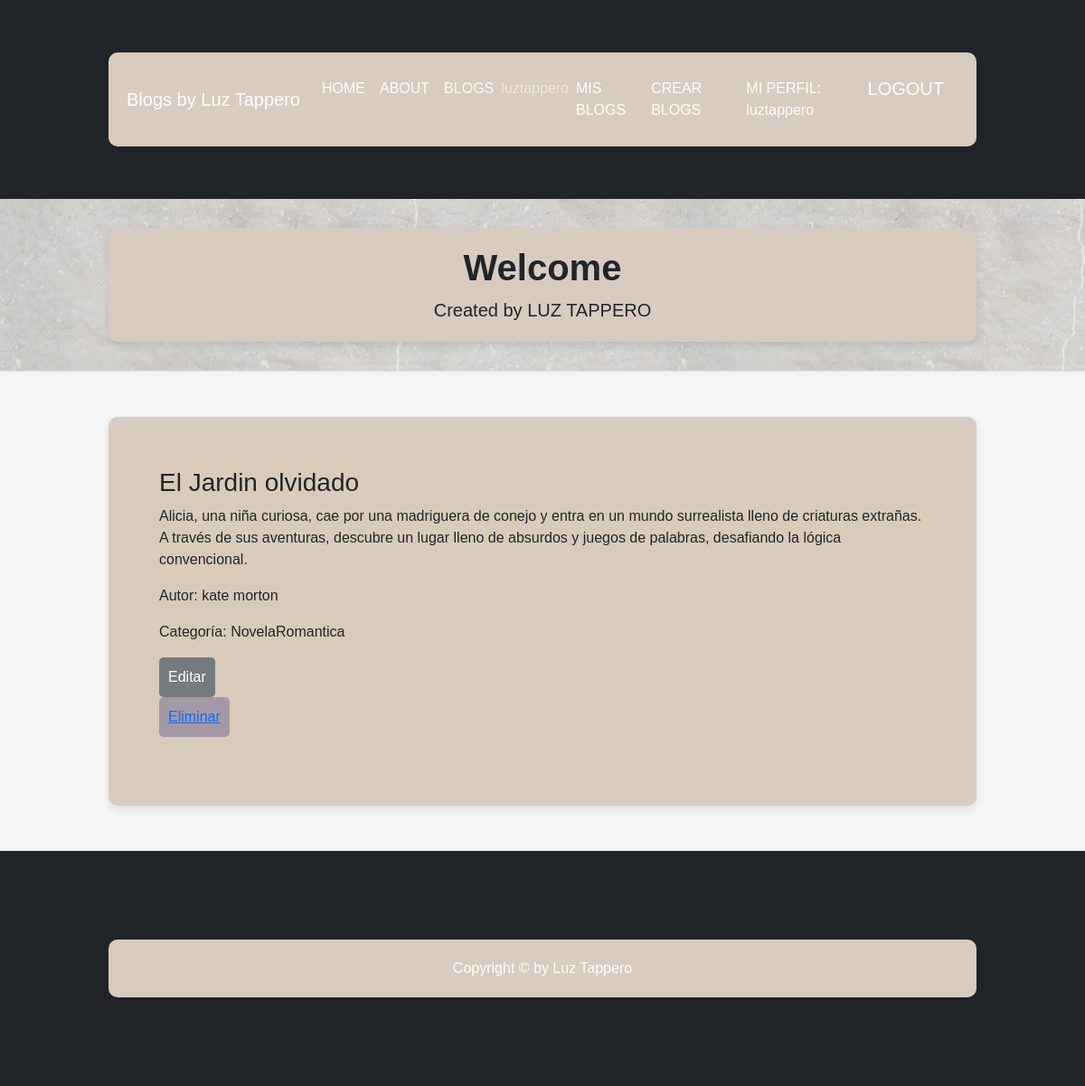
/mis_blog_list/1/ (signed in), run on the app's committed database.
### Blog/models.py (models this page shows, shortened)
class Blog(models.Model):
    titulo= models.CharField(max_length=255)
    descripcion= models.CharField(max_length=5000)
    autor=models.CharField(max_length=255)
    categoria= models.CharField(max_length=255)
    usuario= models.ForeignKey(User, on_delete= models.CASCADE)

### Blog/views.py (the view)
# urls.py: path('mis_blog_list/<id>/', views.MisBlogList, name= 'mis_blog_list'),
@login_required
def MisBlogList(request, id=None):
    if id:
        user = User.objects.get(id=id)
        mis_blogs = Blog.objects.filter(usuario= user).all()
        context= {'blogs': mis_blogs}
        return render (request, 'Blog/mis_blog_list.html', context)
    else:
        return HttpResponse("ID no proporcionado en la URL.")

### Blog/templates/Blog/mis_blog_list.html (shortened to what this page needs)
{% extends 'Blog/blog.html' %}
{% block contenidoQueCambia %}
    <div class="blog-container">
        {% if blogs %}
            <ul class="blog-list">
                {% for blog in blogs %}
                    <li class="blog-item">
                        <div>
                            <h3>{{ blog.titulo }}</h3>
                            <p>{{ blog.descripcion }}</p>
                            <p>Autor: {{ blog.autor }}</p>
                            <p>Categoría: {{ blog.categoria }}</p>
                            <div class="buttons-container">
                                <form action="{% url 'blog_update' blog.pk %}" method="POST">
                                    <button type="submit" class="edit-button">Editar</button>
                                </form>
                                <button class="delete-button">
                                    <a href="{% url 'blog_delete' blog.pk%}">Eliminar</a>
                                </button>
                            </div>
                        </div>
                    </li>
                {% endfor %}
            </ul>
        {% else %}
        <h1>No existen blogs en la BBDD</h1>
        {% endif %}
    </div>
{% endblock %}

### Home/templates/Home/navbar.html (shortened to what this page needs)
 <nav class="navbar navbar-expand-lg navbar-dark bg-dark">
    <div class="container">
        <a class="navbar-brand" href="#!">Blogs by Luz Tappero</a>
        <div class="collapse navbar-collapse" id="navbarSupportedContent">
            <ul class="navbar-nav ms-auto mb-2 mb-lg-0">
                <li class="nav-item"><a class="nav-link active" href="{% url 'Home' %}">HOME</a></li>
                <li class="nav-item"><a class="nav-link active" href="{% url 'about_me' %}">ABOUT</a></li>
                <li class="nav-item"><a class="nav-link active" href="{% url 'blog_list' %}">BLOGS</a></li>
                {% if user.is_authenticated %}
                    <span class="navbar-text"> {{user.username}}</span>
                    <li class="nav-item"><a class="nav-link active" href="{% url 'mis_blog_list' id=user.id %}">MIS BLOGS</a></li>
                    <li class="nav-item"><a class="nav-link active" aria-current="page" href="{% url 'blog_create' %}">CREAR BLOGS</a></li>
                    <li class="nav-item"><a class="nav-link active" href="{% url 'profile' id=user.id %}">MI PERFIL: {{user.username}}</a></li>
                    <a class = "navbar-brand" href="{% url 'logout' %}">LOGOUT</a>
                {% else %}
                    <a class = "navbar-brand" href="{% url 'login' %}">LOGIN</a>
                    <a class = "navbar-brand" href="{% url 'registro' %}">SIGNIN</a>
                {% endif %}
            </ul>
        </div>
    </div>
</nav>

### Blog/templates/Blog/blog.html (style rules this page uses)
body { font-family: 'Arial', sans-serif; background-color: #f5f5f5; margin: 0; padding: 0; }
.container { background-color: #d8cbbf; border-radius: 10px; box-shadow: 0 4px 8px rgba(0, 0, 0, 0.1); margin: 50px auto; padding: 20px; width: 80%; }

### Blog/templates/Blog/mis_blog_list.html (style rules this page uses)
.blog-container { background-color: rgba(216, 203, 186, 0.774); padding: 20px; }
.blog-list { list-style: none; padding: 0; }
.blog-item { margin-bottom: 20px; border: 1px solid #ccc; padding: 15px; border-radius: 5px; text-align: left; }
.edit-button, .delete-button { padding: 10px; border: none; border-radius: 5px; cursor: pointer; margin-right: 10px; }
.edit-button { background-color: #757a7e; color: white; }
.delete-button { background-color: #a498a7; color: white; }
.buttons-container { margin-top: 10px; }

### data on the page
Blog: titulo "El Jardin olvidado", descripcion "Alicia, una niña curiosa, cae por una madriguera de conejo y entra en un mundo surrealista lleno de criaturas extrañas. A través de sus aventuras, descubre un lugar lleno de absurdos y juegos de palabras, desafiando la lógica convencional.", autor "kate morton", categoria "NovelaRomantica"

### other printed values
{{ user.username }} "luztappero"
